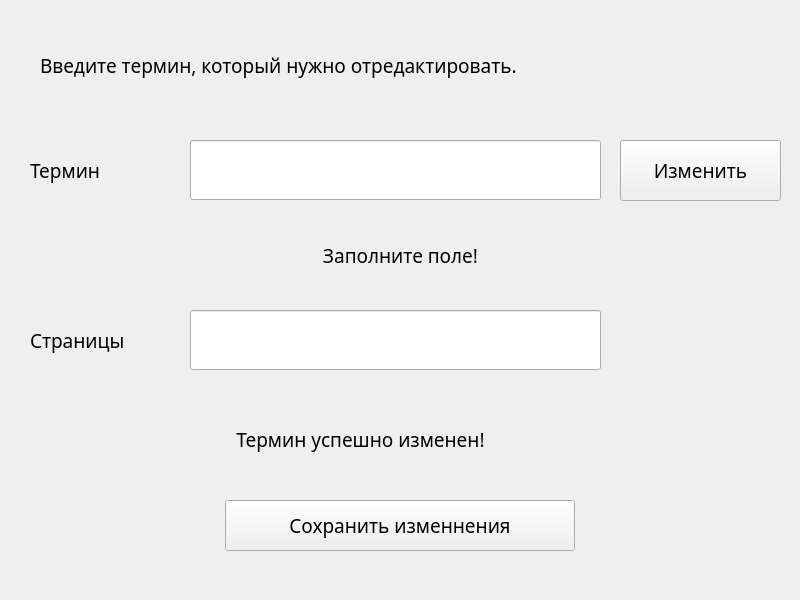
<?xml version="1.0" encoding="UTF-8"?>
<ui version="4.0">
 <class>Change</class>
 <widget class="QWidget" name="Change">
  <property name="geometry">
   <rect>
    <x>0</x>
    <y>0</y>
    <width>800</width>
    <height>600</height>
   </rect>
  </property>
  <property name="font">
   <font>
    <family>Bahnschrift Light</family>
    <pointsize>14</pointsize>
   </font>
  </property>
  <property name="windowTitle">
   <string>Редактировать</string>
  </property>
  <widget class="QLabel" name="label">
   <property name="geometry">
    <rect>
     <x>40</x>
     <y>40</y>
     <width>711</width>
     <height>51</height>
    </rect>
   </property>
   <property name="font">
    <font>
     <family>Bahnschrift Light</family>
     <pointsize>14</pointsize>
    </font>
   </property>
   <property name="text">
    <string>Введите термин, который нужно отредактировать.</string>
   </property>
  </widget>
  <widget class="QLabel" name="label_2">
   <property name="geometry">
    <rect>
     <x>30</x>
     <y>140</y>
     <width>131</width>
     <height>60</height>
    </rect>
   </property>
   <property name="font">
    <font>
     <family>Bahnschrift Light</family>
     <pointsize>14</pointsize>
    </font>
   </property>
   <property name="text">
    <string>Термин</string>
   </property>
  </widget>
  <widget class="QLineEdit" name="termEdit">
   <property name="geometry">
    <rect>
     <x>190</x>
     <y>140</y>
     <width>411</width>
     <height>60</height>
    </rect>
   </property>
   <property name="font">
    <font>
     <family>Bahnschrift Light</family>
     <pointsize>14</pointsize>
    </font>
   </property>
  </widget>
  <widget class="QPushButton" name="checkButton">
   <property name="geometry">
    <rect>
     <x>620</x>
     <y>140</y>
     <width>161</width>
     <height>61</height>
    </rect>
   </property>
   <property name="font">
    <font>
     <family>Bahnschrift Light</family>
     <pointsize>14</pointsize>
    </font>
   </property>
   <property name="text">
    <string>Изменить</string>
   </property>
  </widget>
  <widget class="QPushButton" name="saveButton">
   <property name="geometry">
    <rect>
     <x>225</x>
     <y>500</y>
     <width>350</width>
     <height>51</height>
    </rect>
   </property>
   <property name="font">
    <font>
     <family>Bahnschrift Light</family>
     <pointsize>14</pointsize>
    </font>
   </property>
   <property name="text">
    <string>Сохранить изменнения</string>
   </property>
  </widget>
  <widget class="QLabel" name="Lpages">
   <property name="geometry">
    <rect>
     <x>30</x>
     <y>310</y>
     <width>131</width>
     <height>60</height>
    </rect>
   </property>
   <property name="text">
    <string>Страницы</string>
   </property>
  </widget>
  <widget class="QLineEdit" name="pagesEdit">
   <property name="geometry">
    <rect>
     <x>190</x>
     <y>310</y>
     <width>411</width>
     <height>60</height>
    </rect>
   </property>
  </widget>
  <widget class="QLabel" name="message">
   <property name="geometry">
    <rect>
     <x>20</x>
     <y>220</y>
     <width>761</width>
     <height>71</height>
    </rect>
   </property>
   <property name="text">
    <string>Заполните поле!</string>
   </property>
   <property name="alignment">
    <set>Qt::AlignCenter</set>
   </property>
   <property name="wordWrap">
    <bool>true</bool>
   </property>
  </widget>
  <widget class="QLabel" name="success">
   <property name="geometry">
    <rect>
     <x>50</x>
     <y>409</y>
     <width>621</width>
     <height>61</height>
    </rect>
   </property>
   <property name="text">
    <string>Термин успешно изменен!</string>
   </property>
   <property name="alignment">
    <set>Qt::AlignCenter</set>
   </property>
  </widget>
 </widget>
 <resources/>
 <connections/>
</ui>
